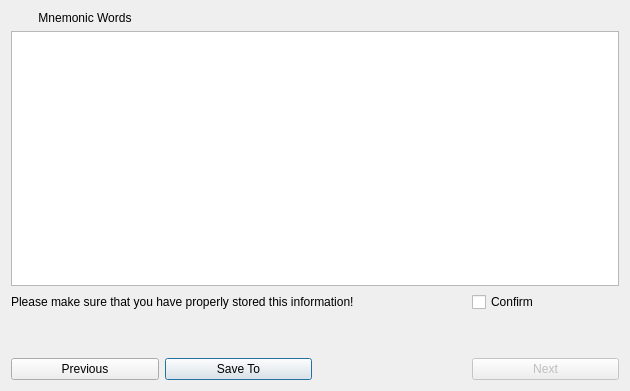
<?xml version="1.0" encoding="UTF-8"?>
<ui version="4.0">
 <class>CreateWalletWindow2</class>
 <widget class="QDialog" name="CreateWalletWindow2">
  <property name="geometry">
   <rect>
    <x>0</x>
    <y>0</y>
    <width>630</width>
    <height>391</height>
   </rect>
  </property>
  <property name="windowTitle">
   <string>Create Wallet</string>
  </property>
  <layout class="QGridLayout" name="gridLayout_2">
   <item row="0" column="0">
    <layout class="QGridLayout" name="gridLayout">
     <item row="4" column="1">
      <widget class="QPushButton" name="btnSaveTo">
       <property name="text">
        <string>Save To</string>
       </property>
      </widget>
     </item>
     <item row="3" column="0" colspan="4">
      <spacer name="verticalSpacer">
       <property name="orientation">
        <enum>Qt::Vertical</enum>
       </property>
       <property name="sizeType">
        <enum>QSizePolicy::Preferred</enum>
       </property>
       <property name="sizeHint" stdset="0">
        <size>
         <width>20</width>
         <height>40</height>
        </size>
       </property>
      </spacer>
     </item>
     <item row="0" column="0">
      <widget class="QLabel" name="label">
       <property name="text">
        <string>Mnemonic Words</string>
       </property>
       <property name="alignment">
        <set>Qt::AlignCenter</set>
       </property>
      </widget>
     </item>
     <item row="1" column="0" colspan="4">
      <widget class="QPlainTextEdit" name="pteMnemonicWords">
       <property name="readOnly">
        <bool>true</bool>
       </property>
      </widget>
     </item>
     <item row="4" column="3">
      <widget class="QPushButton" name="btnNext">
       <property name="enabled">
        <bool>false</bool>
       </property>
       <property name="text">
        <string>Next</string>
       </property>
      </widget>
     </item>
     <item row="4" column="2">
      <spacer name="horizontalSpacer">
       <property name="orientation">
        <enum>Qt::Horizontal</enum>
       </property>
       <property name="sizeType">
        <enum>QSizePolicy::Preferred</enum>
       </property>
       <property name="sizeHint" stdset="0">
        <size>
         <width>40</width>
         <height>20</height>
        </size>
       </property>
      </spacer>
     </item>
     <item row="4" column="0">
      <widget class="QPushButton" name="btnPrevious">
       <property name="text">
        <string>Previous</string>
       </property>
      </widget>
     </item>
     <item row="2" column="0" colspan="3">
      <widget class="QLabel" name="label_2">
       <property name="text">
        <string>Please make sure that you have properly stored this information!</string>
       </property>
      </widget>
     </item>
     <item row="2" column="3">
      <widget class="QCheckBox" name="cbConfirm">
       <property name="text">
        <string>Confirm</string>
       </property>
      </widget>
     </item>
    </layout>
   </item>
  </layout>
 </widget>
 <resources/>
 <connections/>
</ui>
